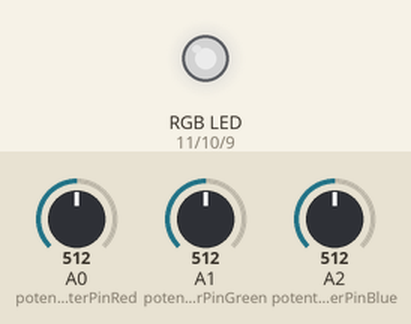
This sketch was run on a simulated Arduino Uno, built with avr-gcc and run on an emulated ATmega328P. On the bench: an RGB LED mixed from three pins (HIGH = lit). The test bench sets the inputs (shaded band); at power-on: A0 (potentiometerPinRed) = 512, A1 (potentiometerPinGreen) = 512, A2 (potentiometerPinBlue) = 512. Dim RGB values are drawn brighter than linear.

Above: at 1.2 s.
1.3 s: A0 (potentiometerPinRed) set to 716
At 2.5 s:
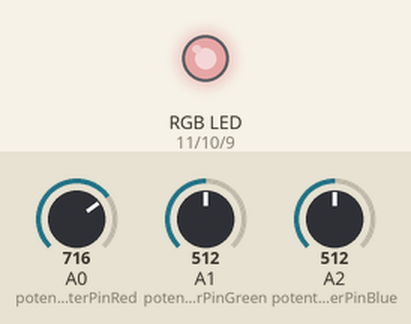
2.8 s: A1 (potentiometerPinGreen) set to 716
At 3.7 s:
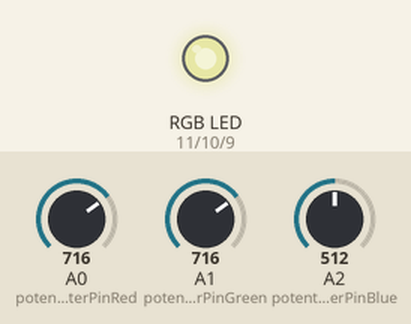
4.3 s: A2 (potentiometerPinBlue) set to 716
At 4.8 s:
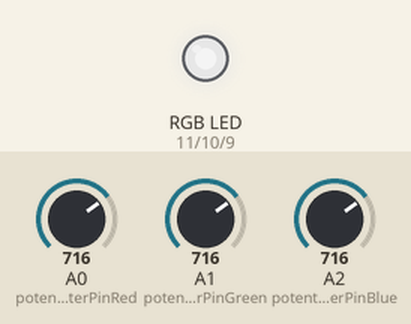
5.8 s: A0 (potentiometerPinRed) set to 900
At 7.0 s:
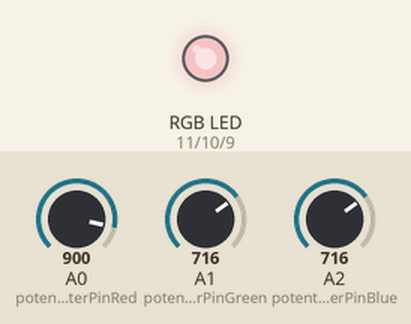
7.3 s: A1 (potentiometerPinGreen) set to 900
At 8.3 s:
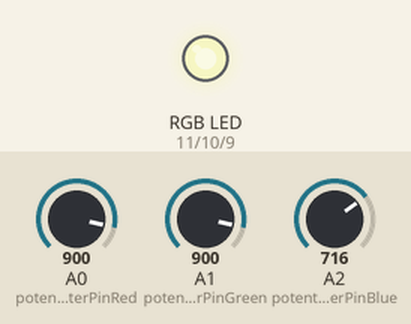
8.8 s: A2 (potentiometerPinBlue) set to 900
At 9.4 s:
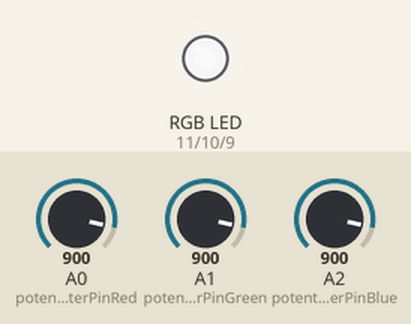
Timing chart, 0 to 11.3 s (numbered marks = the images above; inputs shaded):
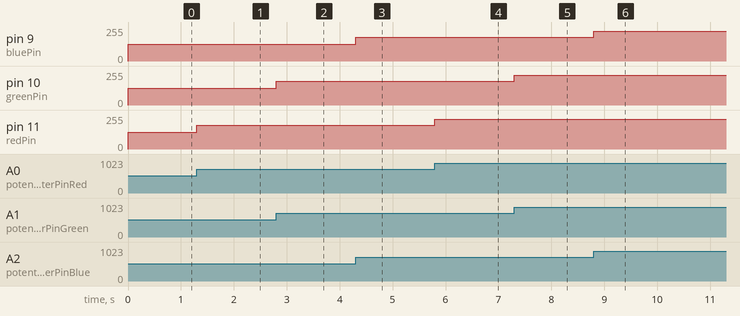

The sketch:

sketch_oct22a.ino
```cpp
const int redPin = 11;
const int greenPin = 10;
const int bluePin = 9;

const int potentiometerPinRed = A0;
const int potentiometerPinGreen = A1;
const int potentiometerPinBlue = A2;

void setup() {

  pinMode(redPin, OUTPUT);
  pinMode(greenPin, OUTPUT);
  pinMode(bluePin, OUTPUT);
}

void loop() {
  // citeste valorile de pe potentiometru
  int redValue = analogRead(potentiometerPinRed);
  int greenValue = analogRead(potentiometerPinGreen);
  int blueValue = analogRead(potentiometerPinBlue);

  //mapeaza valorile de pe potentiometru(0-1023) la valorile brightness-ului LED-ului (0-255)
  int redBrightness = map(redValue, 0, 1023, 0, 255);
  int greenBrightness = map(greenValue, 0, 1023, 0, 255);
  int blueBrightness = map(blueValue, 0, 1023, 0, 255);

  // updateaza led-ul RBG la valorile ajutate de brightness
  analogWrite(redPin, redBrightness);
  analogWrite(greenPin, greenBrightness);
  analogWrite(bluePin, blueBrightness);
}
```

Measured:
- after the input at 1.3 s, pin 11 (redPin): 127/255 → 178/255 at once
- after the input at 2.8 s, pin 10 (greenPin): 127/255 → 178/255 at once
- after the input at 4.3 s, pin 9 (bluePin): 127/255 → 178/255 at once
- after the input at 5.8 s, pin 11 (redPin): 178/255 → 224/255 at once
- after the input at 7.3 s, pin 10 (greenPin): 178/255 → 224/255 at once
- after the input at 8.8 s, pin 9 (bluePin): 178/255 → 224/255 at once
